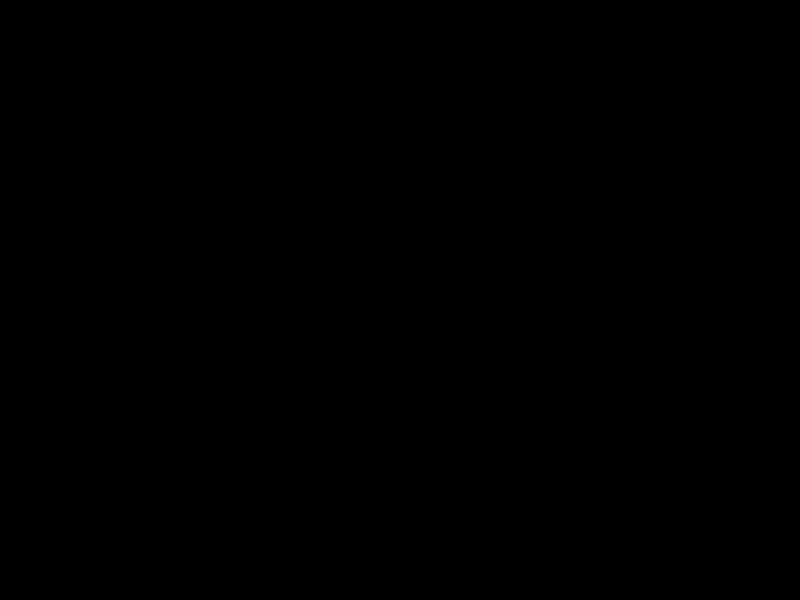
Frame 1 (no input)
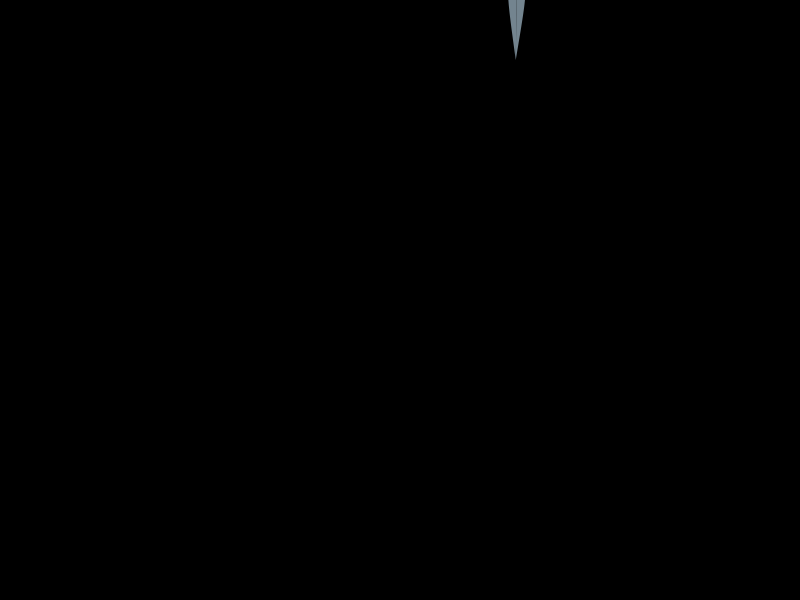
Frame 60 (the mouse pressed at the canvas centre just before this capture)
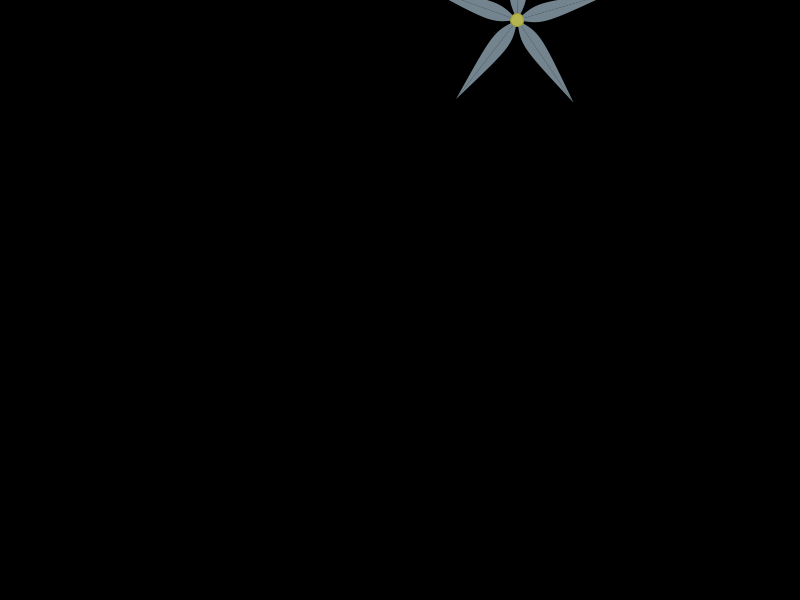
Frame 120 (the mouse held since frame 60 and released just before this capture)

The Processing sketch that drew these frames (run headless with seeded random() and noise(); from frame 60 on, the mouse is pressed at the canvas centre):

// Processing sketch: processing_82652
// ── processing_82652.pde


ArrayList flowerList;



class Flower {

  float posX, posY;
  int numPetals;
  float controlX, controlY;
  float spin, spinRate;
  color flowerCol;
  float centreSize;


  Flower() {

    posX=random(width);
    posY=-100;
    numPetals=int(random(4, 8));
    controlY=random(-90, -20);
    controlX=random(-30, -10);
    if (controlX<controlY/2) controlX=controlY/2;
    if (controlX>-10) controlX=-10;
    spin=0;

    
    do {
      spinRate=random(-0.015, 0.015);
    }
    while (abs (spinRate)<0.005);
    flowerCol=color(100+random(150), 100 + random(150), 100+random(150));
    centreSize=random(10,20);
  } 

  void drawFlower() {

    // centre drawing 
    translate(posX, posY);
    fill(flowerCol, 200);
    for (int i=0;i<numPetals;i++) { 

      pushMatrix();
      rotate(radians(i*360/numPetals));
      rotate(spin);
      bezier(0, -100, controlX, controlY, controlX, controlY, 0, 0);    
      bezier(0, -100, -controlX, controlY, -controlX, controlY, 0, 0); 
      popMatrix();
    }
    fill(180, 180, 80, 255);
    stroke(150, 150, 60);
    ellipse(0, 0, centreSize, centreSize);
    noStroke();
    //reset
    translate(-posX, -posY);
  }
  

  void updateFlower() {
    spin+=spinRate;
    posY+=1;
    if (posY>height+100) {
      posY=-100;
      posX=random(width);
      do {
        spinRate=random(-0.015, 0.015);
      }
      while (abs (spinRate)<0.005);
    }
    if(abs(mouseX-posX)<10 && abs(mouseY-posY)<10 && abs(spinRate)<0.05) spinRate*=1.025;
    
  }
}//end class





void setup() {

  size(800, 600); 

  noStroke();

  //init list with one item  
  flowerList=new ArrayList();
  flowerList.add(new Flower());
}



void draw() {


  background(0);

  //draw and update all in list 
  for (int i=0; i<flowerList.size(); i++) {
    Flower temp=(Flower)flowerList.get(i);
    temp.updateFlower();
    temp.drawFlower();
  }

  if (random(1)>0.988 && flowerList.size()<20)flowerList.add(new Flower());
}
